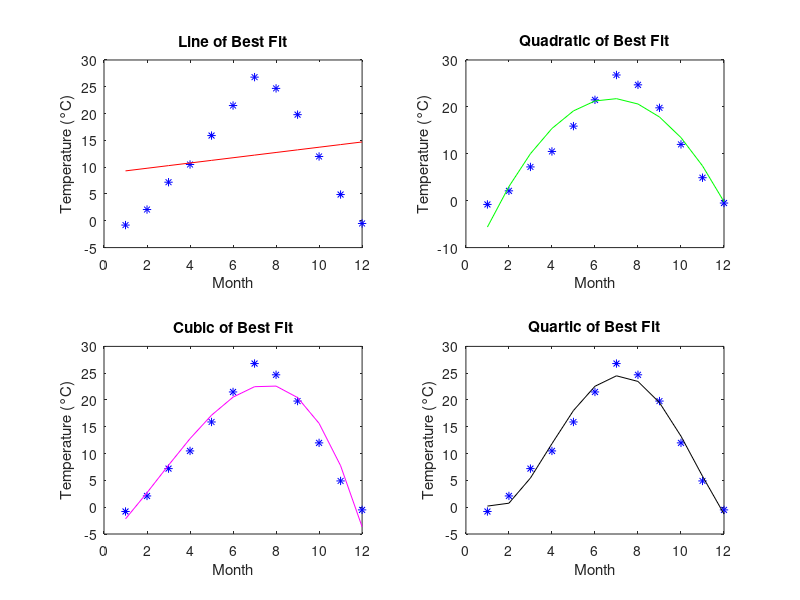

Reproduce this figure in MATLAB.
% part b
% temperature data
temp = [-0.8 2.1 7.2 10.5 15.9 21.5 26.8 24.7 19.8 12 4.9 -0.5]';
months = (1:12)';
n = length(months);

% design matrix for linear model
X1 = [ones(n, 1) months];

% design matrix for quadratic model
X2 = [ones(n, 1) months months.^2];

% design matrix for cubic model
X3 = [ones(n, 1) months months.^2 months.^3];

% design matrix for quartic model
X4 = [ones(n, 1) months months.^2 months.^3 months.^4];

% compute QR decomposition for each model
[Q1, R1] = qr(X1, 0);
[Q2, R2] = qr(X2, 0);
[Q3, R3] = qr(X3, 0);
[Q4, R4] = qr(X4, 0);

% compute Q^T y for each model
QTy1 = Q1' * temp;
QTy2 = Q2' * temp;
QTy3 = Q3' * temp;
QTy4 = Q4' * temp;

% solve upper triangular system for each model
x1 = R1 \ QTy1;
x2 = R2 \ QTy2;
x3 = R3 \ QTy3;
x4 = R4 \ QTy4;

% construct lines of fit for each model
y1 = x1(1) + x1(2) * months;
y2 = x2(1) + x2(2) * months + x2(3) * months.^2;
y3 = x3(1) + x3(2) * months + x3(3) * months.^2 + x3(4) * months.^3;
y4 = x4(1) + x4(2) * months + x4(3) * months.^2 + x4(4) * months.^3 + x4(5) * months.^4;

% plot the different lines of fit
subplot(2, 2, 1)
plot(months, temp, '*b')
hold on
plot(months, y1, 'r')
xlabel('Month')
ylabel('Temperature (°C)')
title('Line of Best Fit')

subplot(2, 2, 2)
plot(months, temp, '*b')
hold on
plot(months, y2, 'g')
xlabel('Month')
ylabel('Temperature (°C)')
title('Quadratic of Best Fit')

subplot(2, 2, 3)
plot(months, temp, '*b')
hold on
plot(months, y3, 'm')
xlabel('Month')
ylabel('Temperature (°C)')
title('Cubic of Best Fit')

subplot(2, 2, 4)
plot(months, temp, '*b')
hold on
plot(months, y4, 'k')
xlabel('Month')
ylabel('Temperature (°C)')
title('Quartic of Best Fit')

% calculate 2-norm of residual for linear model
resid1 = norm(temp - y1);

% calculate 2-norm of residual for quadratic model
resid2 = norm(temp - y2);

% calculate 2-norm of residual for cubic model
resid3 = norm(temp - y3);

% calculate 2-norm of residual for quartic model
resid4 = norm(temp - y4);

% print results
fprintf('2-Norm of Residual:\n')
fprintf('Linear Model: %.4f\n', resid1)
fprintf('Quadratic Model: %.4f\n', resid2)
fprintf('Cubic Model: %.4f\n', resid3)
fprintf('Quartic Model: %.4f\n', resid4)